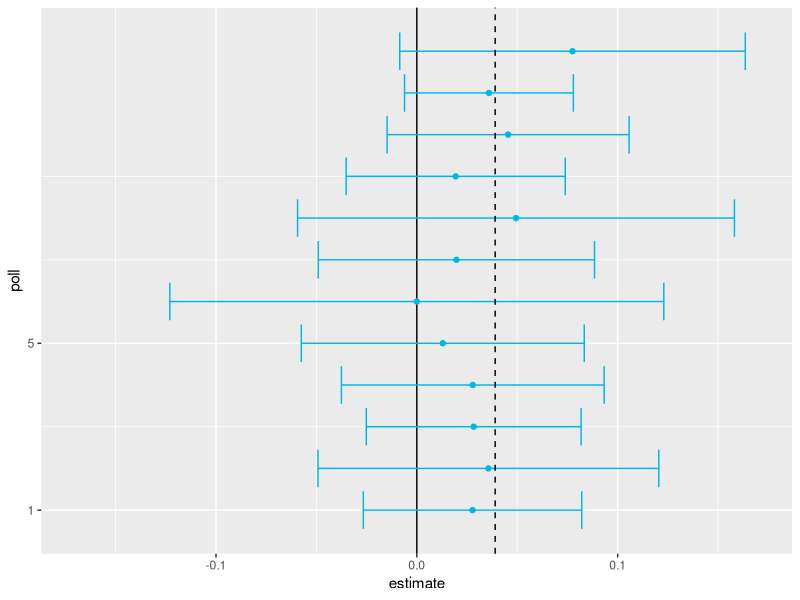
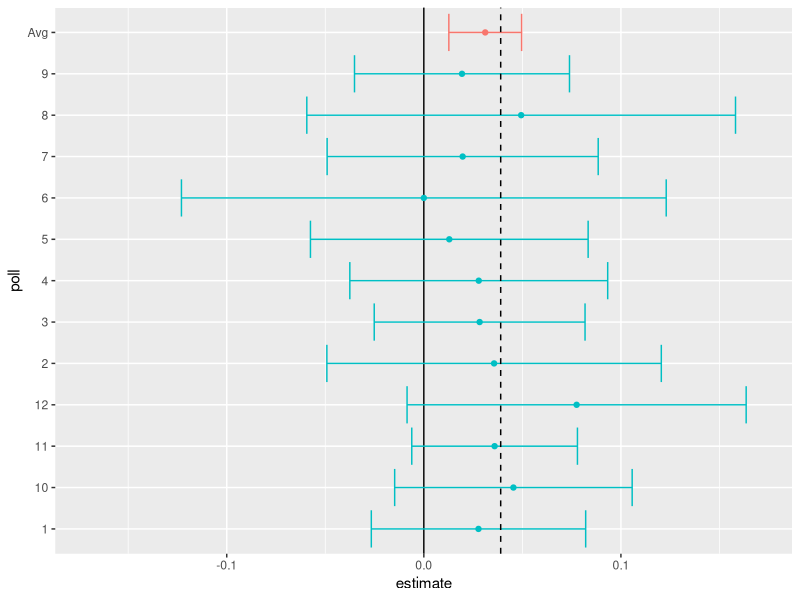
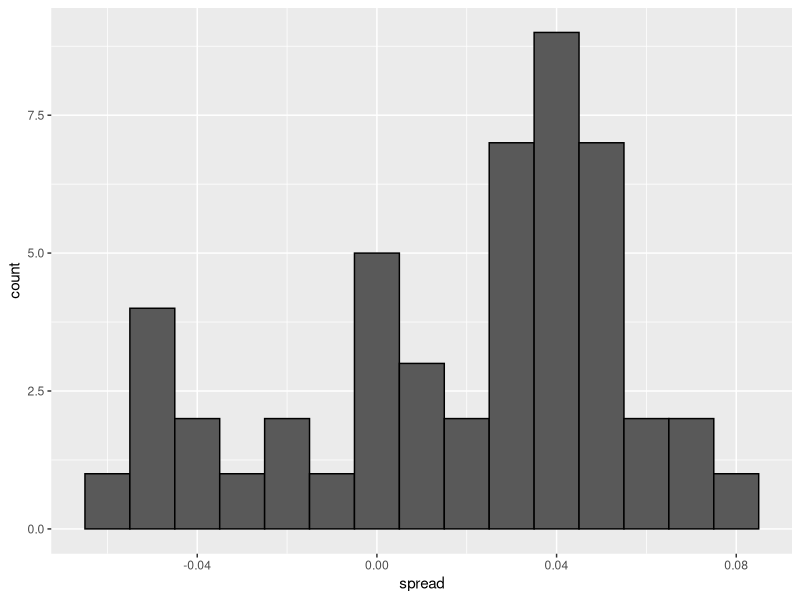
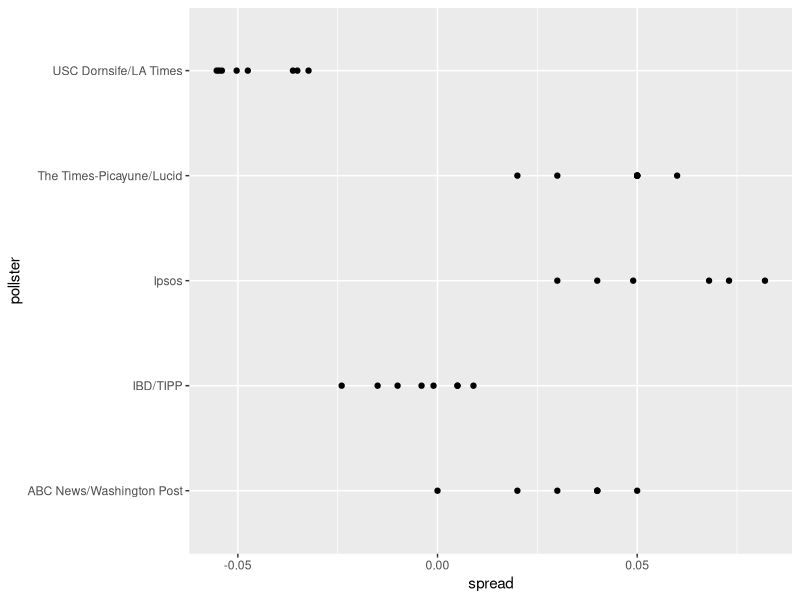
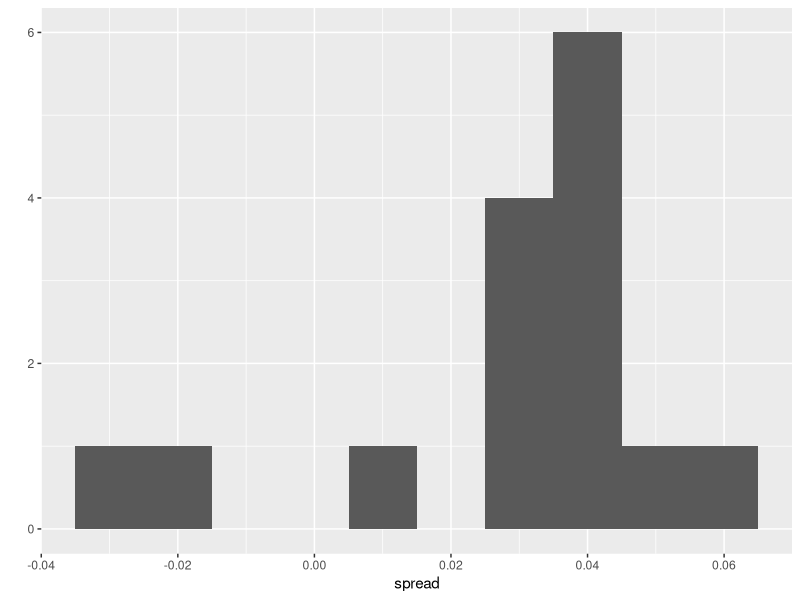
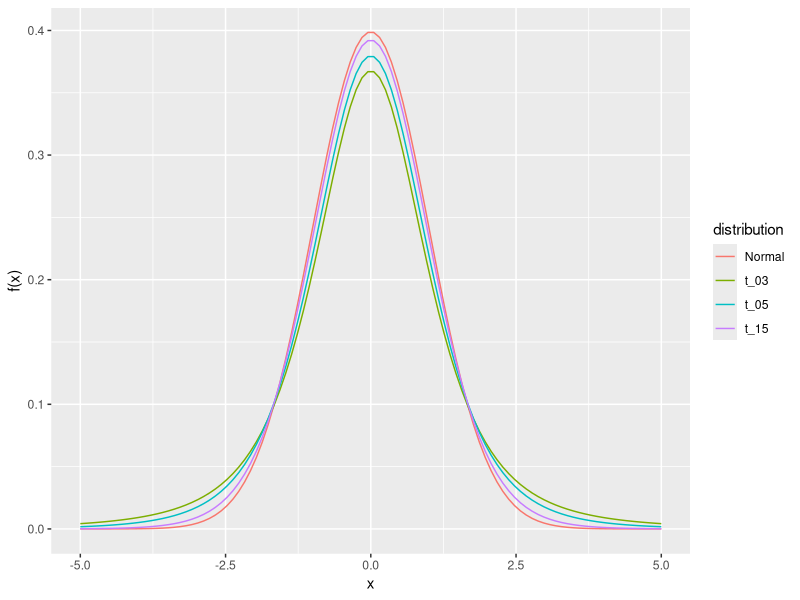
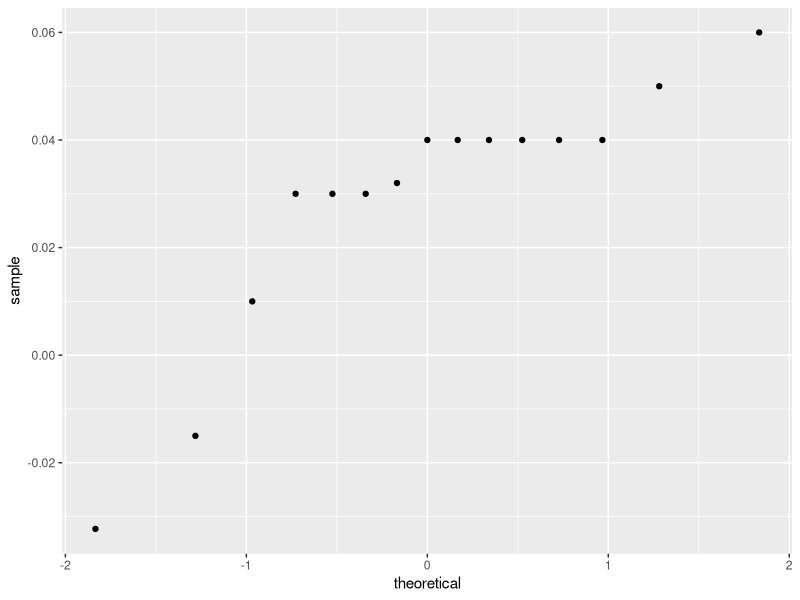

These charts were generated, in order, by the following R code:
## ---- chunk 1
set.seed(2)
## ---- chunk 2
library(tidyverse)
library(dslabs)
mu <- 0.039
Ns <- c(1298, 533, 1342, 897, 774, 254, 812, 324, 1291, 1056, 2172, 516)
p <- (mu + 1) / 2

polls <- map_df(Ns, function(N) {
  x <- sample(c(0, 1), size = N, replace = TRUE, prob = c(1 - p, p))
  x_hat <- mean(x)
  se_hat <- sqrt(x_hat * (1 - x_hat) / N)
  list(estimate = 2 * x_hat - 1, 
    low = 2*(x_hat - 1.96*se_hat) - 1, 
    high = 2*(x_hat + 1.96*se_hat) - 1,
    sample_size = N)
}) |> mutate(poll = seq_along(Ns))

## ---- chunk 3
ggplot(polls, aes(poll, estimate, ymin = low, ymax = high)) + 
  geom_hline(yintercept = 0) + 
  geom_point(col = "#00B6EB") +
  geom_errorbar(col = "#00B6EB") + 
  coord_flip() +
  scale_x_continuous(breaks = c(1,ncol(polls))) +
  scale_y_continuous(limits = c(-0.17, 0.17)) +
  geom_hline(yintercept = 2*p - 1, lty = 2) 
## ---- chunk 4
sum(polls$sample_size)
## ---- chunk 5
mu_hat <- polls |> 
  summarize(avg = sum(estimate*sample_size) / sum(sample_size)) |> 
  pull(avg)
## ---- chunk 6
p_hat <- (1 + mu_hat)/2
moe <- 2*1.96*sqrt(p_hat*(1 - p_hat)/sum(polls$sample_size))
new_row <- tibble(mu_hat, mu_hat - moe, mu_hat + moe, sum(polls$sample_size),13)
names(new_row) <- names(polls)
polls2 <- bind_rows(polls, new_row)
polls2$poll <- as.character(polls2$poll);
polls2$poll[13] <- "Avg"
polls2$col <- as.character(c(rep(2, 12), 1))
polls2 |> 
  ggplot(aes(poll, estimate, ymin = low, ymax = high, color = col)) + 
  geom_hline(yintercept = 0) + 
  geom_point(show.legend = FALSE) +
  geom_errorbar(show.legend = FALSE) + 
  coord_flip() +
  scale_y_continuous(limits = c(-0.17, 0.17)) +
  geom_hline(yintercept = 2*p - 1, lty = 2) 
## ---- chunk 7
library(dslabs)
polls <- polls_us_election_2016 |> 
  filter(state == "U.S." & enddate >= "2016-10-31" &
           (grade %in% c("A+","A","A-","B+") | is.na(grade)))
## ---- chunk 8
polls <- polls |> 
  mutate(spread = rawpoll_clinton/100 - rawpoll_trump/100)
## ---- chunk 9
mu_hat <- polls |> 
  summarize(mu_hat = sum(spread * samplesize) / sum(samplesize)) |> 
  pull(mu_hat)
## ---- chunk 10
p_hat <- (mu_hat + 1)/2 
moe <- 1.96 * 2 * sqrt(p_hat * (1 - p_hat) / sum(polls$samplesize))
moe
## ---- chunk 11
polls |> ggplot(aes(spread)) + geom_histogram(color = "black", binwidth = .01)
## ---- chunk 12
polls |> group_by(pollster) |> summarize(n())
## ---- chunk 13
polls |> group_by(pollster) |> 
  filter(n() >= 6) |>
  ggplot(aes(pollster, spread)) + 
  geom_point() +
  coord_flip()
## ---- chunk 14
polls |> group_by(pollster) |> 
  filter(n() >= 6) |>
  summarize(se = 2 * sqrt(p_hat * (1 - p_hat) / median(samplesize)))
## ---- chunk 15
one_poll_per_pollster <- polls |> group_by(pollster) |> 
  filter(enddate == max(enddate)) |>
  ungroup()
## ---- chunk 16
qplot(spread, data = one_poll_per_pollster, binwidth = 0.01)
## ---- chunk 17
sd(one_poll_per_pollster$spread)
## ---- chunk 18
results <- one_poll_per_pollster |> 
  summarize(avg = mean(spread), 
            se = sd(spread) / sqrt(length(spread))) |> 
  mutate(start = avg - 1.96 * se, 
         end = avg + 1.96 * se) 
round(results * 100, 1)
## ---- chunk 19
polls <- polls_us_election_2016 |> 
  filter(state == "U.S." & enddate >= "2016-10-31" &
           (grade %in% c("A+","A","A-","B+") | is.na(grade))) |> 
  mutate(spread = rawpoll_clinton/100 - rawpoll_trump/100)

one_poll_per_pollster <- polls |> group_by(pollster) |> 
  filter(enddate == max(enddate)) |>
  ungroup()
## ---- chunk 20
x <- seq(-5,5, len=100)
data.frame(x=x, Normal = dnorm(x, 0, 1), t_03 = dt(x,3), t_05 = dt(x,5), t_15=dt(x,15)) |> gather(distribution, f, -x) |> ggplot(aes(x,f, color = distribution)) + geom_line() +ylab("f(x)")
## ---- chunk 21
one_poll_per_pollster |>
  ggplot(aes(sample = spread)) + stat_qq()
## ---- chunk 22
z <- qt(0.975,  nrow(one_poll_per_pollster) - 1)
one_poll_per_pollster |> 
  summarize(avg = mean(spread), moe = z*sd(spread)/sqrt(length(spread))) |> 
  mutate(start = avg - moe, end = avg + moe) 
## ---- chunk 23
qt(0.975, 14)
## ---- chunk 24
qnorm(0.975)
## ---- chunk 25
#| echo: false
  
n <- length(one_poll_per_pollster$spread)
ttest_ci <- one_poll_per_pollster |> 
  summarize(avg = mean(spread), 
            se = sd(spread) / sqrt(length(spread))) |> 
  mutate(start = avg - qt(0.975, n - 1) * se, 
         end = avg + qt(0.975, n - 1) * se) |>
  select(start, end)
round(ttest_ci * 100, 1)
## ---- chunk 26
polls_us_election_2016 |>
  filter(state == "Wisconsin" &
           enddate >= "2016-10-31" & 
           (grade %in% c("A+", "A", "A-", "B+") | is.na(grade))) |>
  mutate(spread = rawpoll_clinton/100 - rawpoll_trump/100) |>
  mutate(state = as.character(state)) |>
  left_join(results_us_election_2016, by = "state") |>
  mutate(actual = clinton/100 - trump/100) |>
  summarize(actual = first(actual), avg = mean(spread), 
            sd = sd(spread), n = n()) |>
  select(actual, avg, sd, n)
